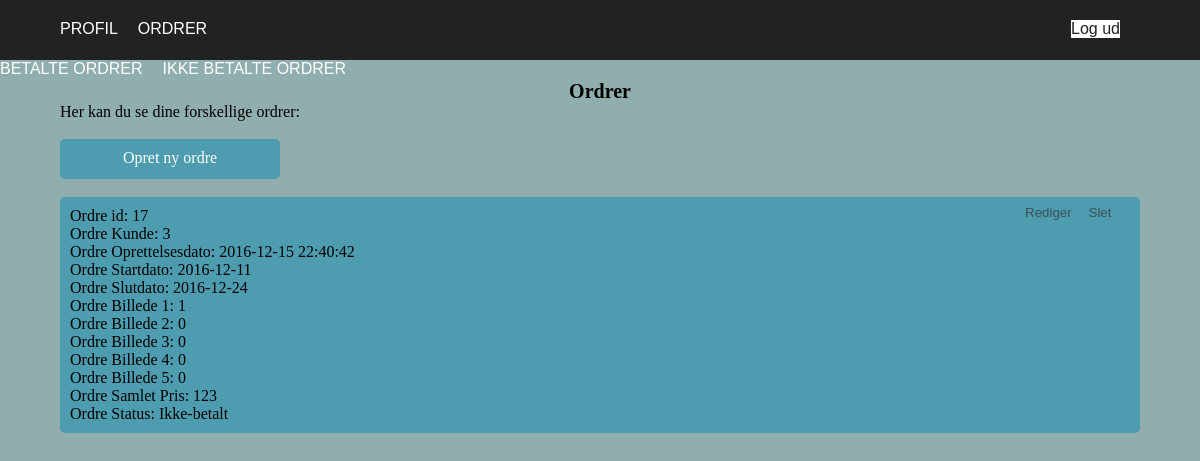
Screenshot of /booking/notpaid-orders.php (signed in) with the database file from the repository.
### tables this page shows
CREATE TABLE IF NOT EXISTS `ordrer` (
  `idOrdrer` int(11) NOT NULL AUTO_INCREMENT,
  `Ordrer_Oprettelsesdato` datetime NOT NULL DEFAULT CURRENT_TIMESTAMP,
  `Ordrer_Startdato` date NOT NULL,
  `Ordrer_Slutdato` date NOT NULL,
  `Ordrer_SamletPris` decimal(10,0) NOT NULL,
  `kunder_idKunder` int(11) NOT NULL,
  `admins_id_Admins` int(11) NOT NULL DEFAULT '1',
  `Ordrer_Billede1` int(11) NOT NULL,
  `Ordrer_Billede2` int(11) DEFAULT NULL,
  `Ordrer_Billede3` int(11) DEFAULT NULL,
  `Ordrer_Billede4` int(11) DEFAULT NULL,
  `Ordrer_Billede5` int(11) DEFAULT NULL,
  `Ordrer_Status` varchar(45) NOT NULL DEFAULT 'Ikke-betalt',
  PRIMARY KEY (`idOrdrer`,`kunder_idKunder`,`admins_id_Admins`),
  UNIQUE KEY `id_UNIQUE` (`idOrdrer`),
  KEY `fk_ordrer_kunder1_idx` (`kunder_idKunder`),
  KEY `fk_ordrer_admins1_idx` (`admins_id_Admins`)
);

### booking/notpaid-orders.php (the view)
<?php
	include 'dbcon.php';
	include 'header.php';
	include 'order-header.php';
?>
		<H1 class="indhold_overskrift">Ordrer</H1>
		<p class="indhold_text">Her kan du se dine forskellige ordrer:</p>
		<br>
			<div class="projekt-form">
<?php
	if (isset($_SESSION['id'])) {
		$conn = mysqli_connect($servername, $username, $password, $table);
		$uid = $_SESSION['id'];
		$sql = "SELECT * FROM ordrer WHERE kunder_idKunder='$uid' AND Ordrer_Status='Ikke-betalt'";
		$result = mysqli_query($conn, $sql);
		echo "<a href='create-order.php' class='create-button'>Opret ny ordre</a><br><br>";
			while ($row = $result->fetch_assoc()) {
				echo "<div class='project-box'>
					<p>Ordre id:" . " " . $row['idOrdrer'] . "</p>
					<p>Ordre Kunde:" . " " . $row['kunder_idKunder'] . "</p>
					<p>Ordre Oprettelsesdato:" . " " . $row['Ordrer_Oprettelsesdato'] . "</p>
					<p>Ordre Startdato:" . " " . $row['Ordrer_Startdato'] . "</p>
					<p>Ordre Slutdato:" . " " . $row['Ordrer_Slutdato'] . "</p>
					<p>Ordre Billede 1:" . " " . $row['Ordrer_Billede1'] . "</p>
					<p>Ordre Billede 2:" . " " . $row['Ordrer_Billede2'] . "</p>
					<p>Ordre Billede 3:" . " " . $row['Ordrer_Billede3'] . "</p>
					<p>Ordre Billede 4:" . " " . $row['Ordrer_Billede4'] . "</p>
					<p>Ordre Billede 5:" . " " . $row['Ordrer_Billede5'] . "</p>
					<p>Ordre Samlet Pris:" . " " . $row['Ordrer_SamletPris'] . "</p>
					<p>Ordre Status:" . " " . $row['Ordrer_Status'] . "</p>
					<form class='edit-form' method='POST' action='edit-order.php'>
						<input type='hidden' name='Oid' value='".$row['idOrdrer']."'>
						<input type='hidden' name='OKunde' value='".$row['kunder_idKunder']."'>
						<input type='hidden' name='OPic1' value='".$row['Ordrer_Billede1']."'>
						<input type='hidden' name='OPic2' value='".$row['Ordrer_Billede2']."'>
						<input type='hidden' name='OPic3' value='".$row['Ordrer_Billede3']."'>
						<input type='hidden' name='OPic4' value='".$row['Ordrer_Billede4']."'>
						<input type='hidden' name='OPic5' value='".$row['Ordrer_Billede5']."'>
						<input type='hidden' name='OStart' value='".$row['Ordrer_Startdato']."'>
						<input type='hidden' name='OSlut' value='".$row['Ordrer_Slutdato']."'>
						<input type='hidden' name='OSamlet' value='".$row['Ordrer_SamletPris']."'>
						<input type='hidden' name='OStatus' value='".$row['Ordrer_Status']."'>
						<button>Rediger</button>
					</form>
					<form class='delete-form' method='POST' action='delete-order.php'>
						<input type='hidden' name='Oid_1' value='".$row['idOrdrer']."'>
						<button>Slet</button>
					</form>
					</div>
					<br><br>";
			}
	}
	else {
		echo "Du skal være logget ind for at kunne oprette eller ændre i projekter.";
	}
?>
			</div>
</body>
</html>

### booking/style.css (style rules this page uses)
* { margin: 0px; padding: 0px; text-decoration: none; }
body { background-color: #90AEAD; }
.indhold_overskrift { text-align: center; font-size: 20px; margin-top: 20px; }
.indhold_text { margin-left: 60px; }
.profil-form, .projekt-form { margin-left: 60px; }
.create-button { display: inline-block; width: 200px; height: 20px; background: #4E9CAF; padding: 10px; text-align: center; border-radius: 5px; color: white; margin-right: 20px; }
.project-box { position: relative; border: none; border-radius: 5px; background-color: #4E9CAF; padding: 10px; margin-right: 60px; }
.edit-form { position: absolute; top: 5px; right: 75px; }
.edit-form button { width: 40px; height: 20px; color: #333333; background-color: #4E9CAF; opacity: 0.7; border: none; }
.delete-form { position: absolute; top: 5px; right: 20px; }
.delete-form button { width: 40px; height: 20px; color: #333333; background-color: #4E9CAF; opacity: 0.7; border: none; }

### rows the page displays
ordrer: idOrdrer "17", kunder_idKunder "3", Ordrer_Oprettelsesdato "2016-12-15 22:40:42", Ordrer_Startdato "2016-12-11", Ordrer_Slutdato "2016-12-24", Ordrer_Billede1 "1", Ordrer_Billede2 "0", Ordrer_Billede3 "0", Ordrer_Billede4 "0", Ordrer_Billede5 "0", Ordrer_SamletPris "123", Ordrer_Status "Ikke-betalt"
